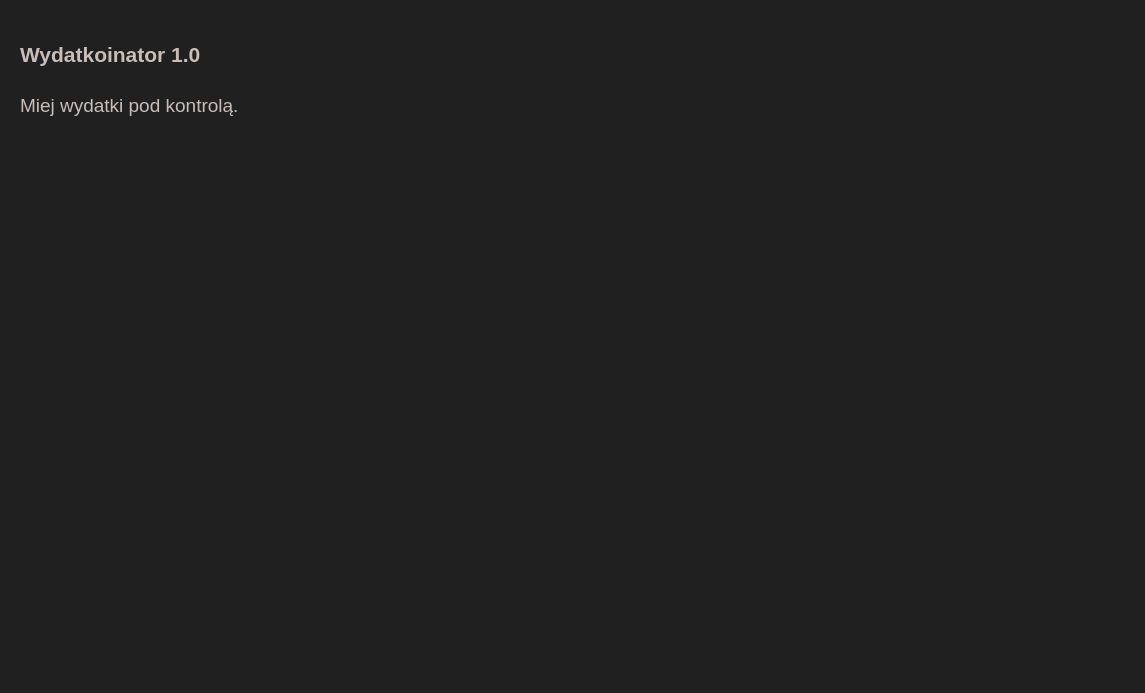
<?xml version="1.0" encoding="UTF-8"?>
<ui version="4.0">
 <class>home_tab</class>
 <widget class="QWidget" name="home_tab">
  <property name="geometry">
   <rect>
    <x>0</x>
    <y>0</y>
    <width>1145</width>
    <height>693</height>
   </rect>
  </property>
  <property name="windowTitle">
   <string>Form</string>
  </property>
  <property name="styleSheet">
   <string notr="true">QWidget { background-color: #202020 }

QLabel {color: #c8beb7 }</string>
  </property>
  <layout class="QGridLayout" name="gridLayout">
   <item row="0" column="0" colspan="2">
    <widget class="QWidget" name="hello_widget" native="true">
     <property name="sizePolicy">
      <sizepolicy hsizetype="Preferred" vsizetype="Fixed">
       <horstretch>0</horstretch>
       <verstretch>0</verstretch>
      </sizepolicy>
     </property>
     <property name="minimumSize">
      <size>
       <width>0</width>
       <height>160</height>
      </size>
     </property>
     <layout class="QVBoxLayout" name="verticalLayout">
      <item>
       <widget class="QLabel" name="label">
        <property name="font">
         <font>
          <pointsize>16</pointsize>
          <weight>75</weight>
          <bold>true</bold>
         </font>
        </property>
        <property name="text">
         <string>Wydatkoinator 1.0</string>
        </property>
       </widget>
      </item>
      <item alignment="Qt::AlignTop">
       <widget class="QLabel" name="label_2">
        <property name="font">
         <font>
          <pointsize>14</pointsize>
         </font>
        </property>
        <property name="text">
         <string>Miej wydatki pod kontrolą.</string>
        </property>
       </widget>
      </item>
     </layout>
    </widget>
   </item>
   <item row="1" column="0">
    <widget class="QChartView" name="chart1" native="true"/>
   </item>
   <item row="1" column="1">
    <widget class="QChartView" name="chart2" native="true"/>
   </item>
  </layout>
 </widget>
 <customwidgets>
  <customwidget>
   <class>QChartView</class>
   <extends>QWidget</extends>
   <header>PyQt5.QtChart</header>
   <container>1</container>
  </customwidget>
 </customwidgets>
 <resources/>
 <connections/>
</ui>
